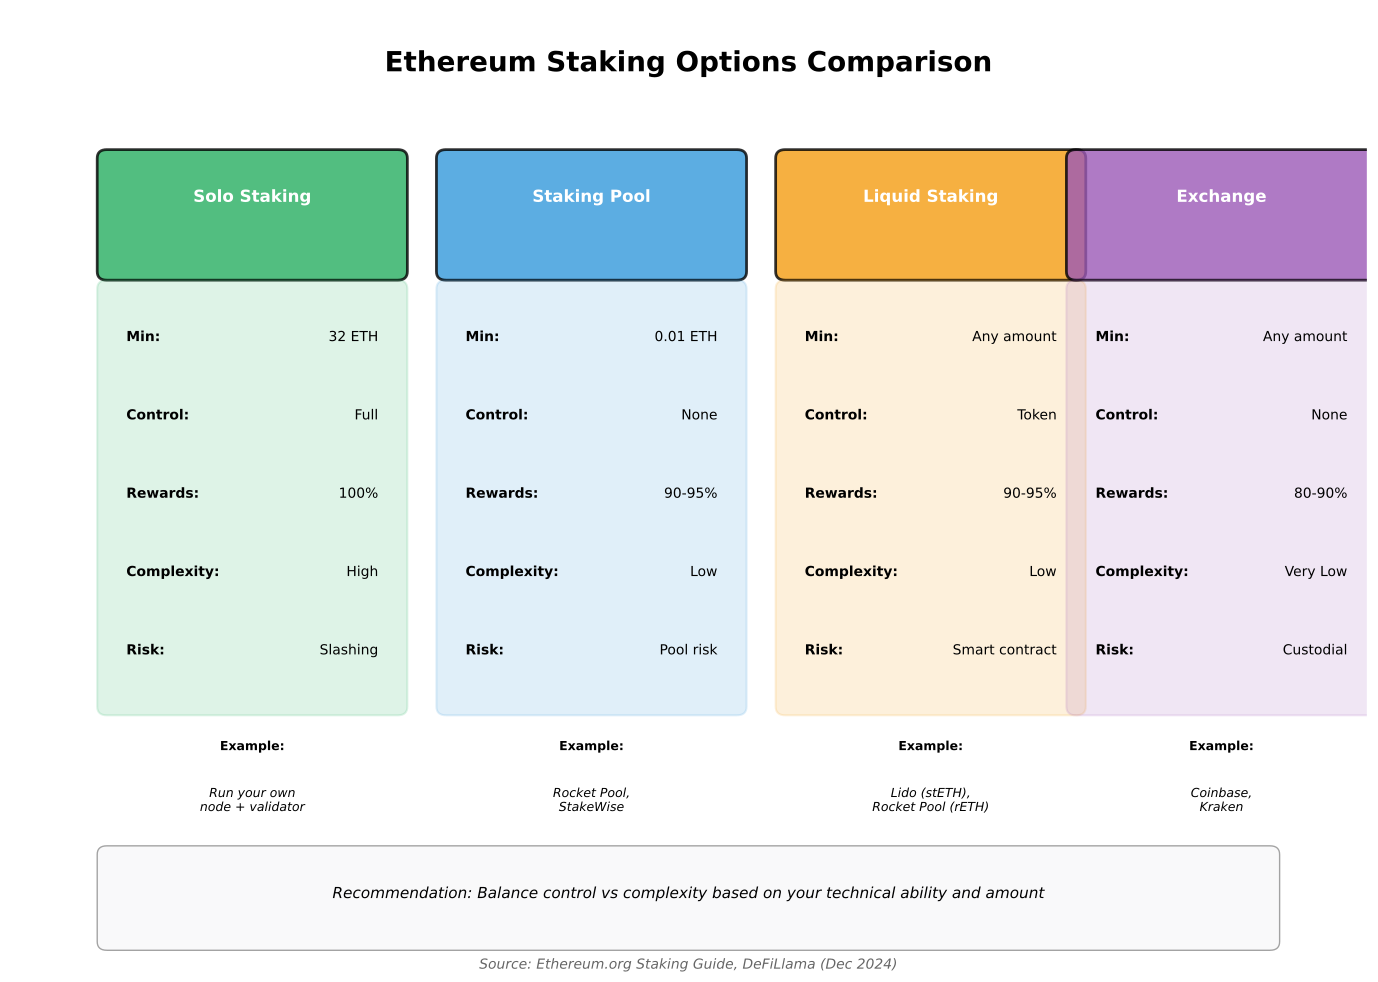

Recreate this plot in Python.
"""
Staking Options
Compares different ways to stake cryptocurrency

Output: staking_options.pdf
Module: module_02_blockchain
Lesson: 17 - Proof of Stake
"""

from pathlib import Path
import matplotlib.pyplot as plt
import matplotlib.patches as mpatches

CHART_METADATA = {
    'title': 'Staking Options',
    'module': 'module_02_blockchain',
    'lesson': 17,
    'url': 'https://github.com/Digital-AI-Finance/digital-finance/tree/main/module_02_blockchain/figures/staking_options'
}

plt.rcParams.update({
    'font.size': 14,
    'axes.labelsize': 14,
})

def create_chart():
    """Create staking options comparison chart"""
    fig, ax = plt.subplots(figsize=(14, 10))
    ax.set_xlim(0, 14)
    ax.set_ylim(0, 11)
    ax.axis('off')

    # Title
    ax.text(7, 10.3, 'Ethereum Staking Options Comparison', fontsize=20, fontweight='bold', ha='center')

    # Options
    options = [
        {
            'name': 'Solo Staking',
            'x': 2.5, 'color': '#27AE60',
            'min': '32 ETH',
            'control': 'Full',
            'rewards': '100%',
            'complexity': 'High',
            'risk': 'Slashing',
        },
        {
            'name': 'Staking Pool',
            'x': 6, 'color': '#3498DB',
            'min': '0.01 ETH',
            'control': 'None',
            'rewards': '90-95%',
            'complexity': 'Low',
            'risk': 'Pool risk',
        },
        {
            'name': 'Liquid Staking',
            'x': 9.5, 'color': '#F39C12',
            'min': 'Any amount',
            'control': 'Token',
            'rewards': '90-95%',
            'complexity': 'Low',
            'risk': 'Smart contract',
        },
        {
            'name': 'Exchange',
            'x': 12.5, 'color': '#9B59B6',
            'min': 'Any amount',
            'control': 'None',
            'rewards': '80-90%',
            'complexity': 'Very Low',
            'risk': 'Custodial',
        },
    ]

    # Draw option boxes
    for opt in options:
        # Header
        header_box = mpatches.FancyBboxPatch((opt['x']-1.5, 8), 3, 1.3,
                                              boxstyle='round,pad=0.1',
                                              facecolor=opt['color'], alpha=0.8,
                                              edgecolor='black', lw=2)
        ax.add_patch(header_box)
        ax.text(opt['x'], 8.8, opt['name'], ha='center', fontsize=12, fontweight='bold', color='white')

        # Details
        details_box = mpatches.FancyBboxPatch((opt['x']-1.5, 3), 3, 4.8,
                                               boxstyle='round,pad=0.1',
                                               facecolor=opt['color'], alpha=0.15,
                                               edgecolor=opt['color'], lw=1.5)
        ax.add_patch(details_box)

        # Attributes
        attrs = [
            ('Min:', opt['min']),
            ('Control:', opt['control']),
            ('Rewards:', opt['rewards']),
            ('Complexity:', opt['complexity']),
            ('Risk:', opt['risk']),
        ]

        for i, (label, value) in enumerate(attrs):
            y = 7.2 - i * 0.9
            ax.text(opt['x']-1.3, y, label, fontsize=10, fontweight='bold')
            ax.text(opt['x']+1.3, y, value, fontsize=10, ha='right')

    # Examples row
    examples = ['Run your own\nnode + validator', 'Rocket Pool,\nStakeWise', 'Lido (stETH),\nRocket Pool (rETH)', 'Coinbase,\nKraken']
    for i, (opt, ex) in enumerate(zip(options, examples)):
        ax.text(opt['x'], 2.5, 'Example:', fontsize=9, fontweight='bold', ha='center')
        ax.text(opt['x'], 1.8, ex, fontsize=9, ha='center', style='italic')

    # Recommendation
    rec_box = mpatches.FancyBboxPatch((1, 0.3), 12, 1,
                                       boxstyle='round,pad=0.1',
                                       facecolor='#F8F9FA', alpha=0.9,
                                       edgecolor='#999', lw=1)
    ax.add_patch(rec_box)
    ax.text(7, 0.8, 'Recommendation: Balance control vs complexity based on your technical ability and amount',
           ha='center', fontsize=11, style='italic')

    # Source
    fig.text(0.5, 0.02, 'Source: Ethereum.org Staking Guide, DeFiLlama (Dec 2024)',
            fontsize=10, ha='center', style='italic', color='#666666')

    plt.tight_layout()

    output_path = Path(__file__).parent / 'staking_options.pdf'
    plt.savefig(output_path, format='pdf', dpi=300, bbox_inches='tight')
    plt.close()
    print(f"Chart saved to: {output_path}")
    return output_path

if __name__ == '__main__':
    create_chart()
